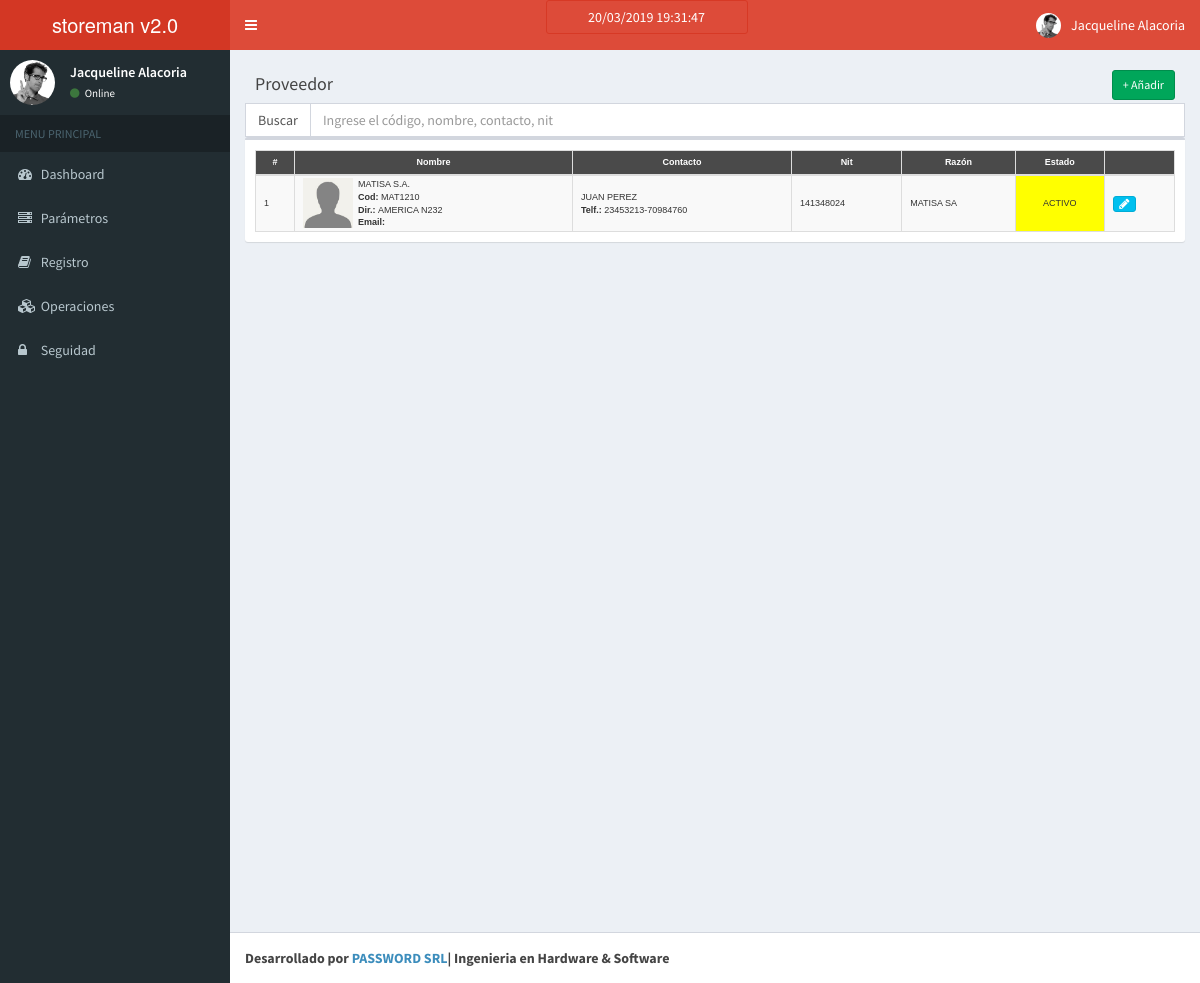
The page /index.php/proveedor on the database as committed earlier.
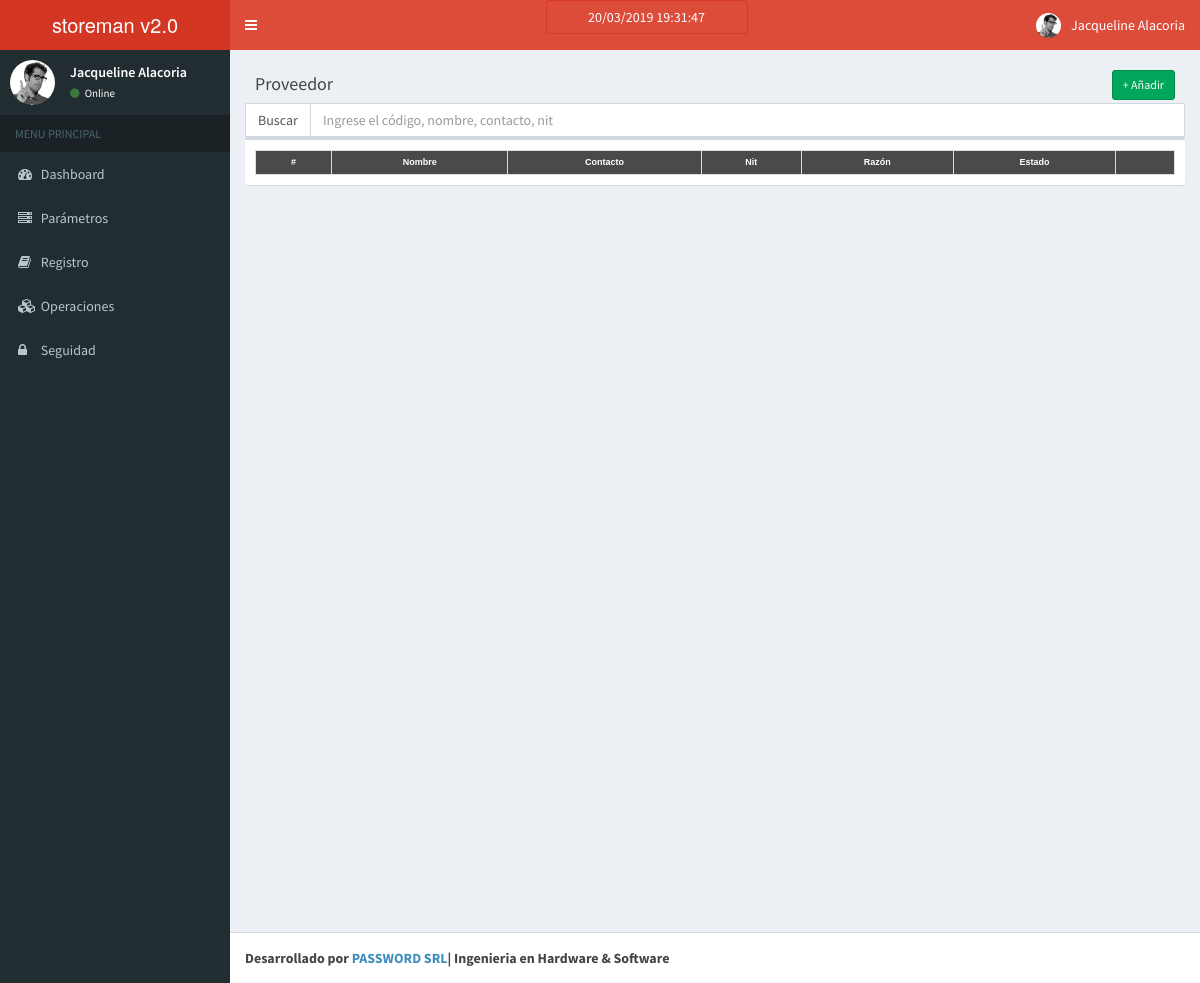
The same page on the database as committed later.
### tables this page shows
CREATE TABLE `proveedor` (
  `proveedor_id` int(11) NOT NULL AUTO_INCREMENT,
  `estado_id` int(11) DEFAULT '1',
  `proveedor_codigo` varchar(20) DEFAULT NULL,
  `proveedor_nombre` varchar(50) DEFAULT NULL,
  `proveedor_foto` varchar(250) DEFAULT NULL,
  `proveedor_contacto` varchar(100) DEFAULT NULL,
  `proveedor_direccion` varchar(80) DEFAULT NULL,
  `proveedor_telefono` varchar(50) DEFAULT NULL,
  `proveedor_telefono2` varchar(20) DEFAULT NULL,
  `proveedor_celular` varchar(50) DEFAULT NULL,
  `proveedor_email` varchar(50) DEFAULT NULL,
  `proveedor_nit` varchar(30) DEFAULT NULL,
  `proveedor_razon` varchar(150) DEFAULT NULL,
  `proveedor_autorizacion` varchar(30) DEFAULT NULL,
  PRIMARY KEY (`proveedor_id`),
  UNIQUE KEY `proveedor_id` (`proveedor_id`)
);

CREATE TABLE `estado` (
  `estado_id` int(11) NOT NULL AUTO_INCREMENT,
  `estado_descripcion` varchar(50) DEFAULT NULL,
  `estado_tipo` int(11) DEFAULT NULL,
  `estado_color` varchar(30) DEFAULT NULL,
  PRIMARY KEY (`estado_id`),
  UNIQUE KEY `estado_id` (`estado_id`)
);

### application/controllers/Proveedor.php (called while the page is built, shortened)
<?php
class Proveedor extends CI_Controller{
    function __construct()
    {
        $this->load->model('Proveedor_model');
    }
    function index()
    {
        $data['a'] = "0";
        $data['proveedor'] = $this->Proveedor_model->get_all_proveedor();
        $data['_view'] = 'proveedor/index';
        $this->load->view('layouts/main',$data);
    }
}

### index.php (called while the page is built, shortened)
<?php
require_once BASEPATH.'core/CodeIgniter.php';

### application/models/Proveedor_model.php (called while the page is built, shortened)
<?php
class Proveedor_model extends CI_Model
{
    function get_all_proveedor($params = array())
    {
        $limit_condition = "";
        $proveedor = $this->db->query("
            SELECT
                p.*, e.*
            FROM
                proveedor p, estado e
            WHERE
                p.estado_id=e.estado_id
            ORDER BY `proveedor_id` DESC
            " . $limit_condition . "
        ")->result_array();
        return $proveedor;
    }
}

### application/views/proveedor/index.php (the view, shortened to what the changed rows need)
<link href="<?php echo base_url('resources/css/mitabla.css'); ?>" rel="stylesheet">
<div class="row">
    <div class="col-md-12">
        <div class="box">
            <div class="box-body table-responsive">
                <table class="table table-striped table-condensed" id="mitabla">
                    <tr>
						<th>#</th>
						<th>Nombre</th>
						<th>Contacto</th>
						<th>Nit</th>
						<th>Razón</th>
						<th>Estado</th>
						<th></th>
                    <tbody class="buscar">
                    <?php $i = 0;
                          foreach($proveedor as $p){;
                                 $i = $i+1; ?>
                    <tr>
                            <td><?php echo $i; ?></td>
                            <td><div id="horizontal"><?php if ($p['proveedor_foto']!=NULL && $p['proveedor_foto']!="") { ?>
                                    <div>
                                        <a class="btn  btn-xs" data-toggle="modal" data-target="#mostrarimagen<?php echo $i; ?>" style="padding: 2px;">
                                        <?php
                                        echo '<img src="'.site_url('/resources/images/proveedores/'.$p['proveedor_foto']).'" />';
                                        ?>
                                    </a>
                                    </div>
                                    <div class="modal fade" id="mostrarimagen<?php echo $i; ?>" tabindex="-1" role="dialog" aria-labelledby="mostrarimagenlabel<?php echo $i; ?>">
                                      <div class="modal-dialog" role="document">
                                            <br><br>
                                        <div class="modal-content">
                                          <div class="modal-header">
                                            <button type="button" class="close" data-dismiss="modal" aria-label="Close"><span aria-hidden="true">x</span></button>
                                            <font size="3"><b><?php echo $p['proveedor_nombre']; ?></b></font>
                                          </div>
                                            <div class="modal-body">
                                           <?php echo '<img style="height: 100%; width: 100%" src="'.site_url('/resources/images/proveedores/'.$p['proveedor_foto']).'" />'; ?>
                                          </div>
                                        </div>
                                      </div>
                                    </div>
                             <?php } else { ?>
                                        <img src="<?php echo site_url('/resources/images/default.jpg');  ?>" />
                                    <?php }  ?>
                                    <div><?php
                                        echo $p['proveedor_nombre']."<br>";
                                        echo "<b>Cod: </b>".$p['proveedor_codigo']."<br>";
                                        echo "<b>Dir.: </b>".$p['proveedor_direccion']."<br>";
                                        echo "<b>Email: </b>".$p['proveedor_email'];
                                        ?>
                                    </div>
                                </div>
                            </td>
                            <td><?php echo $p['proveedor_contacto']; ?></br>
                            <b>Telf.:</b> <?php echo $p['proveedor_telefono']; ?>-<?php echo $p['proveedor_telefono2']; ?></td>
                            <td><?php echo $p['proveedor_nit']; ?></td>
                            <td><?php echo $p['proveedor_razon']; ?></td>
                            <td style="background-color: <?php echo $p['estado_color']; ?>; text-align: center;"><?php echo $p['estado_descripcion']; ?></td>
                            <td>
                            <a href="<?php echo site_url('proveedor/edit/'.$p['proveedor_id']); ?>" class="btn btn-info btn-xs"><span class="fa fa-pencil"></span></a>
                        </td>
                    </tr>
                    <?php } ?>
                </table>
            </div>
        </div>
    </div>
</div>

Rows that differ between the two databases and show on the page:
removed proveedor: proveedor_nombre "MATISA S.A.", proveedor_codigo "MAT1210", proveedor_direccion "AMERICA N232", proveedor_contacto "JUAN PEREZ", proveedor_telefono "23453213", proveedor_telefono2 "70984760", proveedor_nit "141348024", proveedor_razon "MATISA SA", estado.estado_descripcion "ACTIVO"
